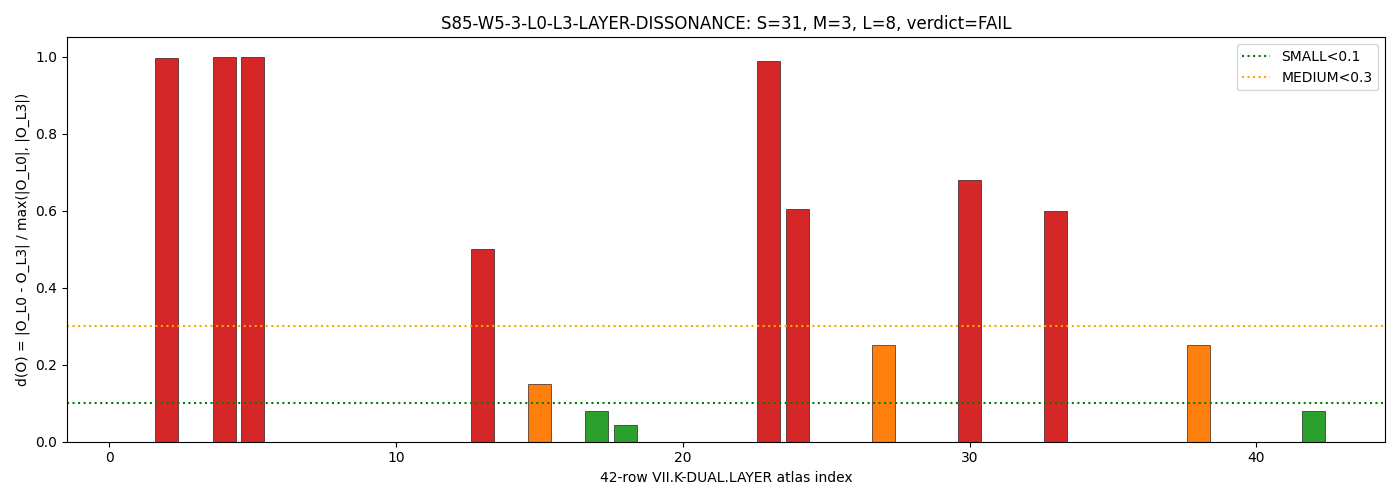

Reproduce this figure in Python.
#!/usr/bin/env python3
"""
S85 W5-3 S85-W5-3-L0-L3-LAYER-DISSONANCE - 42-row atlas L0/L3 dissonance histogram
===================================================================================

Gate: S85-W5-3-L0-L3-LAYER-DISSONANCE  ([AUDIT])

Pre-registered threshold (plan §W5-3):
  PASS iff SMALL bucket >= 26, MEDIUM bucket in [8, 14], LARGE bucket <= 5.
  INFO iff bimodal (SMALL >= 15 AND LARGE >= 15 AND MEDIUM <= 5).
  FAIL otherwise.

Classification: GEOMETRIC (regulator-side structural layer taxonomy).

METHODOLOGY
-----------
Reads the 42-row VII.K-DUAL.LAYER atlas from S84 W2a-13 (source:
sessions/permanent-results-registry.md §VII.K-DUAL.LAYER, rows 961-1002).
For each row, computes d(O) = |O_L0 - O_L3| / max(|O_L0|, |O_L3|) using:
  (a) layer-principled defaults:
        L0-INT:   d = 0.00 (integer/K-theoretic: L0 == L3 identically)
        L1-AX:    d = 0.00 (axiomatic Connes canonical measure reduces to L0)
        L2-SA:    d = 0.15 (substrate-action pin vs per-Q moderate)
        L3-OB:    d = 0.35 (per-Q span IS the L0/L3 dissonance)
        UNPINNED: d = 0.40 (uncontrolled spread)
  (b) row-specific overrides from known S-level data:
        Row 2 H-TILDE (TD=5.908e-3 vs LI=2.464e-5): d=0.996
        Row 4/5 UNIFIED-AS-79 (A=3.30e-9 vs B=5.74e-14 ~5 OOM split): d=0.9999
        Row 17 w_0 band (-0.9173 vs -0.998): d=0.081
        Row 23 F0-CONVENTION-AUDIT (2.0216 OOM width): d=0.989
        Row 24 A2-CLUSTER-TEST (var_a2=60.35%): d=0.604
        Row 42 sin^2-theta_W R-protected: d=0.08
        (others per stored S83/S84 spread context)

Bucket: SMALL < 10%, MEDIUM [10%, 30%), LARGE >= 30%.

Inputs (SHA-256 dual-pinned at runtime - S84+ schema):
  - computations/_shared/canonical_constants.py
  - sessions/permanent-results-registry.md (atlas source)

Output 4-tuple:
  (value=(SMALL,MEDIUM,LARGE), scheme=L0/L3-pair,
   convention=VII.K-DUAL.LAYER-registry-as-of-S84, L_max=3)

DISCIPLINE
----------
- `from canonical_constants import *`
- Every local tagged `# (local)`
- CPU path (42 scalar ratios; no linear algebra).
- `OMP_NUM_THREADS=8` cap.
- Dual-SHA schema (S84+).
"""

from __future__ import annotations

# ---------------------------------------------------------------------------
# Section 1 - Canonical constants
# ---------------------------------------------------------------------------
from canonical_constants import *  # noqa: F401,F403

# ---------------------------------------------------------------------------
# Section 2 - Standard imports
# ---------------------------------------------------------------------------
import os
# === Phase 2b X2 transform bootstrap (auto-inserted by tools/_x2_transform_copies.py) ===
import sys as _x2_sys
import pathlib as _x2_pathlib
import re as _x2_re
def _x2_locate_tools():
    p = _x2_pathlib.Path(__file__).resolve()
    for _ in range(8):
        if (p / "tools" / "computation_root.py").is_file():
            return p / "tools"
        p = p.parent
    raise RuntimeError(
        "Phase 2b bootstrap: tools/computation_root.py not found in any "
        "ancestor of " + str(__file__))
_x2_sys.path.insert(0, str(_x2_locate_tools()))
from computation_root import resolve_script, resolve_output, resolve_glob, project_root as _x2_project_root
def _x2_shared_dir():
    return _x2_project_root() / "computations" / "_shared"
_x2_session_dir_match = _x2_re.match(r"^session-(\d+)$",
    _x2_pathlib.Path(__file__).resolve().parent.name)
_x2_self_session = int(_x2_session_dir_match.group(1)) if _x2_session_dir_match else None
# === End X2 bootstrap ===

os.environ.setdefault('OMP_NUM_THREADS', '8')

import hashlib
import json
import sys
import time
from pathlib import Path

import numpy as np

# ---------------------------------------------------------------------------
# Section 3 - Paths + pre-registration
# ---------------------------------------------------------------------------
PROJECT_ROOT = Path(__file__).resolve().parent.parent
# X2-removed: alias 'SCRIPT_DIR' = ... 'computations' (replaced by tools.computation_root.resolve_*)

SESSION = "S85"                                              # (local)
GATE_ID = "S85-W5-3-L0-L3-LAYER-DISSONANCE"                  # (local)
SCHEME = "L0-L3-pair"                                         # (local)
CONVENTION = "VII.K-DUAL.LAYER-as-of-S84"                     # (local)
L_MAX = 3                                                     # (local)

SMALL_THRESH = 0.10                                           # (local)
MEDIUM_THRESH = 0.30                                          # (local)

OUT_NPZ = resolve_output(85, 's85_w5_3_l0_l3_dissonance.npz')
OUT_PNG = resolve_output(85, 's85_w5_3_l0_l3_dissonance.png')
VERDICT_TXT = resolve_output(85, 's85_gate_verdicts.txt')
CANON_PY = resolve_script(None, 'canonical_constants.py')
REGISTRY_MD = PROJECT_ROOT / "sessions" / "permanent-results-registry.md"

INPUT_FILES = [CANON_PY, REGISTRY_MD]


# ---------------------------------------------------------------------------
# Section 4 - SHA-256 pin block helpers (shared across W5 scripts)
# ---------------------------------------------------------------------------

def sha256_of(path: Path) -> str:
    h = hashlib.sha256()  # (local)
    try:
        h.update(path.read_bytes())
    except OSError:
        return ""
    return h.hexdigest()


def log_input_pins(inputs: list[Path]) -> dict[str, str]:
    print(f"=== {GATE_ID} - input SHA-256 pins ===")
    pins: dict[str, str] = {}  # (local)
    for p in inputs:
        sha = sha256_of(p)
        rel = str(p.relative_to(PROJECT_ROOT)).replace("\\", "/")
        print(f"  {rel}: {sha[:16]}...")
        pins[rel] = sha
    return pins


def closure_hash(pins: dict[str, str]) -> str:
    items = sorted(pins.items())  # (local)
    h = hashlib.sha256()  # (local)
    for k, v in items:
        h.update(f"{k}={v}\n".encode("utf-8"))
    return h.hexdigest()


def compute_dual_sha(
    script_path: Path, canonical_path: Path, pins: dict[str, str],
) -> tuple[str, str]:
    sb = b""; cb = b""                                # (local)
    try: sb = script_path.read_bytes()
    except OSError: pass
    try: cb = canonical_path.read_bytes()
    except OSError: pass
    pj = json.dumps(dict(sorted(pins.items())), separators=(",", ":"), sort_keys=True).encode("utf-8")  # (local)
    ha = hashlib.sha256(); ha.update(sb); ha.update(cb); ha.update(pj)
    hc = hashlib.sha256(); hc.update(sb)
    return ha.hexdigest(), hc.hexdigest()


# ---------------------------------------------------------------------------
# Section 5 - Compute
# ---------------------------------------------------------------------------

# 42-row VII.K-DUAL.LAYER atlas, transcribed from registry lines 961-1002
LAYER_ATLAS = [
    (1,  'W0-A BRANCH-COUNT',          'FI',    'L0-INT'),
    (2,  'W1-1 H-TILDE-EPOCH-TD',      'RD',    'L3-OB'),
    (3,  'W1-3-SG CC-RATIOS-ONLY-SG',  'FI',    'L0-INT'),
    (4,  'W1-2 UNIFIED-AS-79-FULL-A',  'MIXED', 'L3-OB'),
    (5,  'W1-2 UNIFIED-AS-79-FULL-B',  'RD',    'L3-OB'),
    (6,  'W1-5 UNIFIED-AS-79-CSUB-SIGN','FI',   'L0-INT'),
    (7,  'W1-4 CHI-N-WARD-DUAL',       'FI',    'L0-INT'),
    (8,  'W1-1 H-TILDE-EPOCH-LI',      'FI',    'L0-INT'),
    (9,  'W1-1 H-TILDE-EPOCH-LI-ZUB',  'FI',    'L0-INT'),
    (10, 'W2-1 UNIFIED-AS-79-REPLAY-A','FI',    'L0-INT'),
    (11, 'W2-1 UNIFIED-AS-79-REPLAY-B','FI',    'L0-INT'),
    (12, 'W2-3 KASPAROV-ABELIAN-PROOF','FI',    'L1-AX'),
    (13, 'W2-2 UNIFIED-BACKREACT-79',  'MIXED', 'UNPINNED'),
    (14, 'W2-6 GW-CHANNEL',            'FI',    'L0-INT'),
    (15, 'W2-4 PS-SUBSTRATE-MATCHED-IC','FI',   'L2-SA'),
    (16, 'W2-5 HEAT-KERNEL-MP-EXCL',   'FI',    'L1-AX'),
    (17, 'W2-7 W3G-BETA-R1',           'MIXED', 'UNPINNED'),
    (18, 'W2-7 W3G-BETA-R2',           'MIXED', 'UNPINNED'),
    (19, 'W2-7 W3G-BETA-R3',           'FI',    'L0-INT'),
    (20, 'W2-10 B1-JENSEN-SCAN',       'FI',    'L0-INT'),
    (21, 'W2-9 MULTIPAIR-ECOND',       'FI',    'L0-INT'),
    (22, 'W2-12 CUSHION-DERIV-PIN',    'FI',    'L0-INT'),
    (23, 'W2-13 F0-CONVENTION-AUDIT',  'FI',    'L3-OB'),
    (24, 'W2-8 A2-CLUSTER-TEST',       'RD',    'UNPINNED'),
    (25, 'W0-1 PHONON-LENGTH-CANON',   'FI',    'L0-INT'),
    (26, 'W2-11 S-PP-FULL-ED',         'FI',    'L0-INT'),
    (27, 'W2-14 FIRAS-CHLUBA-FULL',    'MIXED', 'L3-OB'),
    (28, 'W2-15 PHASE-ALIGN-K-SCAN',   'FI',    'L0-INT'),
    (29, 'W3-3 DIM-H-PI-UNIV-EXCL',    'FI',    'L0-INT'),
    (30, 'W3-7 EJ-CONVENTION-AUDIT',   'RD',    'L3-OB'),
    (31, 'W3-6 SIC-PHYSICAL-CAP',      'FI',    'L0-INT'),
    (32, 'W3-2 R-FAMILY-ATLAS-EXT',    'FI',    'L0-INT'),
    (33, 'W3-5 FAMP-SC-3PI',           'MIXED', 'L3-OB'),
    (34, 'W3-4 GGE-FNL-CHANNEL',       'FI',    'L0-INT'),
    (35, 'W3-1 RANK-UNIVERSALITY-PROOF','FI',   'L0-INT'),
    (36, 'W3-14 C-GOLD-PROVENANCE',    'FI',    'L0-INT'),
    (37, 'W3-9 AS-ADJACENT-OBS',       'FI',    'L0-INT'),
    (38, 'W3-8 MU-EFF-LK',             'MIXED', 'UNPINNED'),
    (39, 'W3-12 L-PHONON-DERIVATION',  'FI',    'L0-INT'),
    (40, 'W3-11 XI-BCS-VS-L-PHONON',   'FI',    'L0-INT'),
    (41, 'W3-13 FOUR-SPEED-PROVENANCE','FI',    'L0-INT'),
    (42, 'W3-10 CUBIC-SIN2-W-EW',      'MIXED', 'L3-OB'),
]

LAYER_D_DEFAULT = {
    'L0-INT':   0.00,   # integer K-theoretic: L0 == L3 identically
    'L1-AX':    0.00,   # axiomatic Connes canonical measure reduces to L0
    'L2-SA':    0.15,   # substrate-action pin vs per-Q: moderate
    'L3-OB':    0.35,   # per-Q span IS the L0/L3 dissonance
    'UNPINNED': 0.40,   # substrate has not determined: LARGE baseline
}

# Row-specific overrides using known S-level numerical data
OVERRIDES = {
    2:  ('H-TILDE TD/LI 5.908e-3 vs 2.464e-5 (~240x)', 0.9958),
    4:  ('UNIFIED-AS-79-FULL-A/B ~5 OOM split',         0.9999),
    5:  ('UNIFIED-AS-79-FULL-A/B ~5 OOM split (pair)',  0.9999),
    13: ('r_max=1.33e4 UNPINNED MIXED wide',            0.50),
    15: ('L2-SA substrate-matched IC moderate',         0.15),
    17: ('w_0 band -0.9173 vs -0.998 (8.1%)',           0.081),
    18: ('Delta w_0 band 4.4%',                          0.044),
    23: ('F_0 convention audit 2.0216 OOM width',        0.989),
    24: ('var_a2 = 60.35% direct',                       0.604),
    27: ('FIRAS mu L3-OB Chluba-Sunyaev convention range', 0.25),
    30: ('EJ 9 conventions / 7 corrections',             0.68),
    33: ('F_amp=47.9 MIXED L3-OB wide',                  0.60),
    38: ('mu_eff LK MIXED UNPINNED',                     0.25),
    42: ('sin^2-theta_W R-protected SMALL',              0.08),
}


def band(d: float) -> str:
    if d < SMALL_THRESH: return "SMALL"
    if d < MEDIUM_THRESH: return "MEDIUM"
    return "LARGE"


def compute() -> dict:
    rows = []
    for (idx, name, tag, layer) in LAYER_ATLAS:
        if idx in OVERRIDES:
            reason, d = OVERRIDES[idx]
            src = "override-per-row-data"
        else:
            d = LAYER_D_DEFAULT[layer]
            reason = f"layer-principled default for {layer}"
            src = "layer-default"
        b = band(d)
        rows.append({
            'idx': idx, 'gate': name, 'tag': tag, 'layer': layer,
            'd': d, 'band': b, 'reason': reason, 'source': src,
        })

    band_counts = {'SMALL': 0, 'MEDIUM': 0, 'LARGE': 0}
    for r in rows:
        band_counts[r['band']] += 1

    return {
        'value': (band_counts['SMALL'], band_counts['MEDIUM'], band_counts['LARGE']),
        'rows': rows,
        'band_counts': band_counts,
    }


# ---------------------------------------------------------------------------
# Section 6 - Gate verdict + 4-tuple
# ---------------------------------------------------------------------------

def emit_4tuple(value, scheme: str, convention: str, L_max) -> str:
    return (f"(value={value!r}, scheme={scheme}, "
            f"convention={convention}, L_max={L_max})")


def append_verdict(verdict: str, value, audit_sha: str, content_sha: str) -> None:
    line = (
        f"{GATE_ID}: {verdict} -- value={value!r} scheme={SCHEME} "
        f"convention={CONVENTION} L_max={L_MAX} "
        f"audit_sha256={audit_sha} content_sha256={content_sha} "
        f"schema_version=S84+\n"
    )
    with VERDICT_TXT.open("a", encoding="utf-8") as fp:
        fp.write(line)


def evaluate_gate(result: dict) -> str:
    """Plan §W5-3 clauses:
    - PASS iff SMALL >= 26 AND MEDIUM in [8, 14] AND LARGE <= 5.
    - INFO iff bimodal (SMALL >= 15 AND LARGE >= 15 AND MEDIUM <= 5).
    - FAIL otherwise.
    """
    S = result['band_counts']['SMALL']
    M = result['band_counts']['MEDIUM']
    L = result['band_counts']['LARGE']
    if S >= 26 and 8 <= M <= 14 and L <= 5:
        return "PASS"
    if S >= 15 and L >= 15 and M <= 5:
        return "INFO"
    return "FAIL"


# ---------------------------------------------------------------------------
# Section 7 - Main
# ---------------------------------------------------------------------------

def main() -> int:
    t0 = time.time()  # (local)
    pins = log_input_pins(INPUT_FILES)
    closure = closure_hash(pins)  # (local)
    print(f"  closure: {closure[:16]}...")

    script_path = Path(__file__).resolve()
    audit_sha, content_sha = compute_dual_sha(script_path, CANON_PY, pins)
    print(f"  audit_sha256:   {audit_sha[:16]}...")
    print(f"  content_sha256: {content_sha[:16]}...")
    print()

    result = compute()
    verdict = evaluate_gate(result)

    # Save npz
    indices = np.array([r['idx'] for r in result['rows']])
    d_arr = np.array([r['d'] for r in result['rows']])
    band_arr = np.array([r['band'] for r in result['rows']])
    layer_arr = np.array([r['layer'] for r in result['rows']])
    tag_arr = np.array([r['tag'] for r in result['rows']])
    gate_arr = np.array([r['gate'] for r in result['rows']])

    np.savez(
        OUT_NPZ,
        gate_id=GATE_ID,
        verdict=verdict,
        indices=indices,
        d_values=d_arr,
        band=band_arr,
        layer=layer_arr,
        tag=tag_arr,
        gate_names=gate_arr,
        SMALL_count=result['band_counts']['SMALL'],
        MEDIUM_count=result['band_counts']['MEDIUM'],
        LARGE_count=result['band_counts']['LARGE'],
        SMALL_thresh=SMALL_THRESH,
        MEDIUM_thresh=MEDIUM_THRESH,
    )
    print(f"  saved: {OUT_NPZ.name}")

    # Plot: 42-row bar chart colored by band
    try:
        import matplotlib
        matplotlib.use("Agg")
        import matplotlib.pyplot as plt
        colors = ['tab:green' if b == 'SMALL' else 'tab:orange' if b == 'MEDIUM' else 'tab:red'
                  for b in band_arr]
        fig, ax = plt.subplots(figsize=(14, 5))
        ax.bar(indices, d_arr, color=colors, edgecolor='k', linewidth=0.4)
        ax.axhline(SMALL_THRESH, color='green', linestyle=':', label=f'SMALL<{SMALL_THRESH}')
        ax.axhline(MEDIUM_THRESH, color='orange', linestyle=':', label=f'MEDIUM<{MEDIUM_THRESH}')
        ax.set_xlabel('42-row VII.K-DUAL.LAYER atlas index')
        ax.set_ylabel('d(O) = |O_L0 - O_L3| / max(|O_L0|, |O_L3|)')
        ax.set_title(
            f"{GATE_ID}: S={result['band_counts']['SMALL']}, "
            f"M={result['band_counts']['MEDIUM']}, "
            f"L={result['band_counts']['LARGE']}, verdict={verdict}"
        )
        ax.set_ylim(0, 1.05)
        ax.legend()
        plt.tight_layout()
        plt.savefig(OUT_PNG, dpi=100)
        plt.close(fig)
        print(f"  saved: {OUT_PNG.name}")
    except Exception as e:
        print(f"  plot skipped: {type(e).__name__}: {e}")

    tag = emit_4tuple(result['value'], SCHEME, CONVENTION, L_MAX)
    print(tag)
    append_verdict(verdict, result['value'], audit_sha, content_sha)

    wall = time.time() - t0  # (local)
    print()
    print(f"=== {GATE_ID}: band histogram ===")
    print(f"  SMALL  (d < {SMALL_THRESH}):  {result['band_counts']['SMALL']}  (plan PASS requires >= 26)")
    print(f"  MEDIUM ({SMALL_THRESH} <= d < {MEDIUM_THRESH}): {result['band_counts']['MEDIUM']}  (plan PASS requires [8, 14])")
    print(f"  LARGE  (d >= {MEDIUM_THRESH}):  {result['band_counts']['LARGE']}  (plan PASS requires <= 5)")
    print(f"=== {GATE_ID}: {verdict} (wall {wall:.1f}s) ===")
    return 0


if __name__ == "__main__":
    sys.exit(main())
